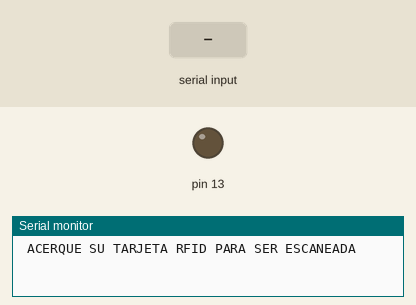
This sketch was run on a simulated Arduino Uno, built with avr-gcc and run on an emulated ATmega328P. Parts: output pins drawn as LEDs (lit = HIGH), the last lines printed to the serial monitor. Inputs (shaded band) come from the test bench.

Above: at 1.2 s.
1.3 s: "AB123456789A" received over Serial
At 2.3 s:
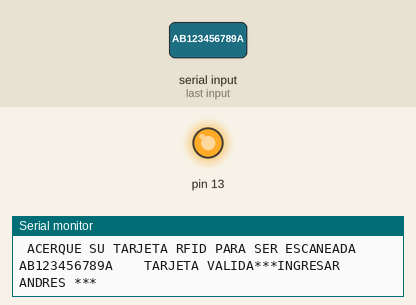
Timing chart, 0 to 4.3 s (numbered marks = the images above; inputs shaded):
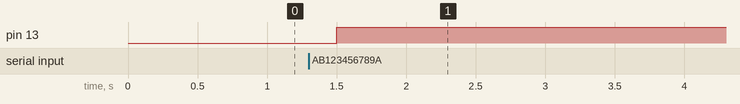

Measured:
- after the input at 1.3 s, pin 13: LOW → HIGH after 0.20 s

The sketch:

simulacion_RFID.ino
```cpp
int count = 0;
char c;
String id;

void setup() {
  Serial.begin(9600);
  pinMode(13, OUTPUT);
  Serial.println(" ACERQUE SU TARJETA RFID PARA SER ESCANEADA");

}

void loop() {
  while(Serial.available()>0)
  {
    c = Serial.read();
   count++;
   id += c;
   if(count == 12)
    {
      Serial.print(id);
      //break;

      if(id=="AB123456789A")
      {
        Serial.println("    " "TARJETA VALIDA***INGRESAR""   "" ANDRES ***");
        digitalWrite(13, HIGH);
      }
      else
      {
      digitalWrite(13, LOW);
      Serial.println("    ""TARJETA INVALIDA***VOLVER""  ""A""   ""INGRESAR***");
      }
    }
  }
  count = 0;
  id="";
  delay(500);

}
```
